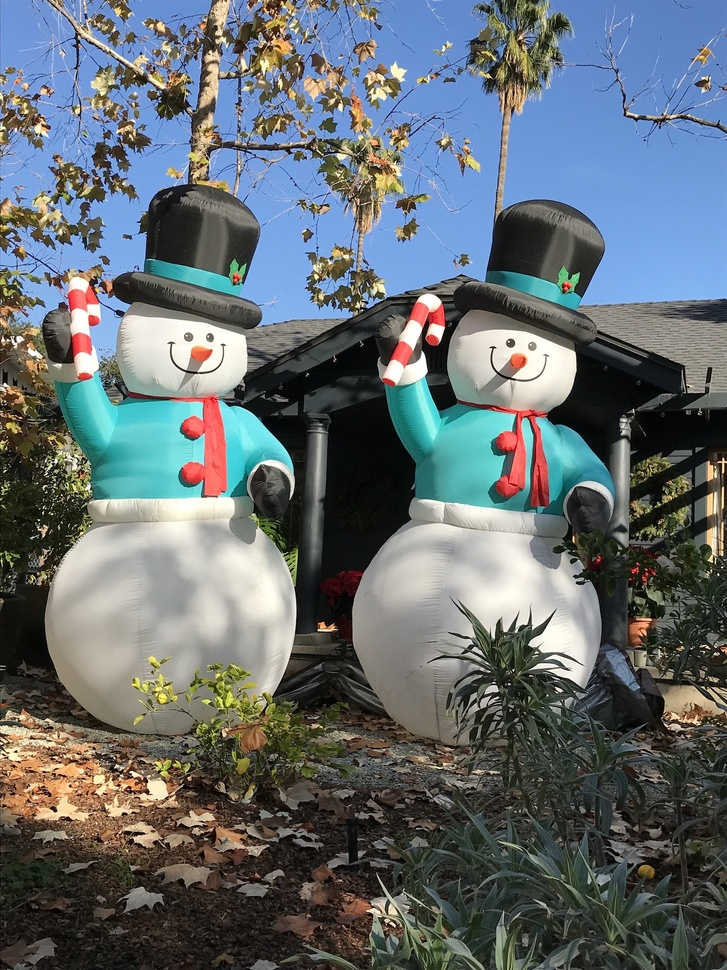
#> input picture images/MurderingSnowmen.jpeg, 727 x 970 px, shrunk from 1512 x 2016 before the run
$ python sobel_filter_opencv.py   (older library calls are emulated)
#> lines starting #> are read from the running program, lines starting #| are printed output that depends on the picture
import cv2
import matplotlib.pyplot as plt
import numpy as np
from time import perf_counter_ns

def sobel_filter(image_gray):

    # A Kernel size of 1 implies a simple 3x3 Sobel filter
    # Apply Sobel filter in X direction
    sobel_x = cv2.Sobel(image_gray, cv2.CV_32F, 1, 0, ksize=1)

    # Apply Sobel filter in Y direction
    sobel_y = cv2.Sobel(image_gray, cv2.CV_32F, 0, 1, ksize=1)

    # Normalize or clip the magnitude
    # √ (grad_x^2 + grad_y^2)
    magnitude = np.hypot(sobel_x,sobel_y)
    magnitude = np.clip(magnitude, 0, 255)  # Clip to the range 0-255
    # Convert magnitude to uint8
    return magnitude.astype(np.uint8)


def main():
   # Read the image using matplotlib
    print("Running sobel filter with OpenCV")
    # Load image
    image_path = 'images/MurderingSnowmen.jpeg'  # Update with your image path
    # Read the image in color
    image_color = cv2.imread(image_path, cv2.IMREAD_COLOR)
#> image_color is the input picture: shape (970, 727, 3); mean B, G, R 113.5, 109, 100.4
    # Convert to grayscale
    image_grayscale = cv2.cvtColor(image_color, cv2.COLOR_BGR2GRAY)
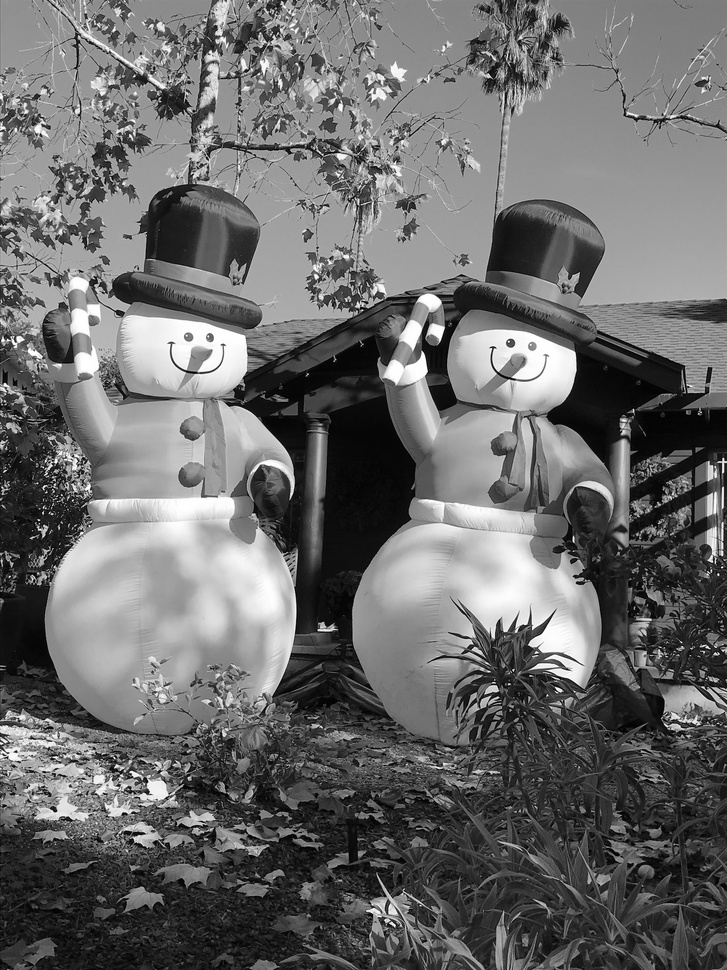
#> image_grayscale: shape (970, 727); min 0, max 255, mean 106.9

    filtered_image = None
    def sobel_filter_helper():
        nonlocal filtered_image
        filtered_image = sobel_filter(image_grayscale)

    times_to_run = 1
    timing = np.empty(times_to_run, dtype=np.float32)
    for i in range(timing.size):
        tic = perf_counter_ns()
        sobel_filter_helper()
        toc = perf_counter_ns()
        timing[i] = toc-tic
#> this loop made 1 pass
#> pass 1, in sobel_filter, `sobel_x = cv2.Sobel(image_gray, cv2.CV_32F, 1, 0, ksize=1)`:
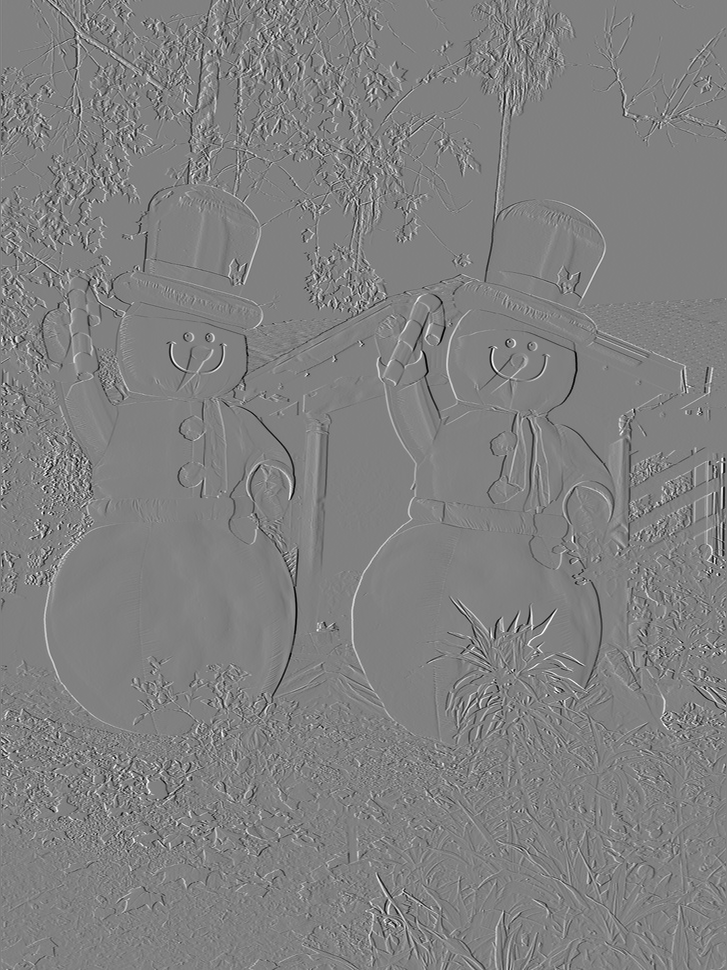
#> sobel_x: shape (970, 727) float32; min -251, max 246, mean 0; drawn with min black and max white
#> pass 1, in sobel_filter, `sobel_y = cv2.Sobel(image_gray, cv2.CV_32F, 0, 1, ksize=1)`:
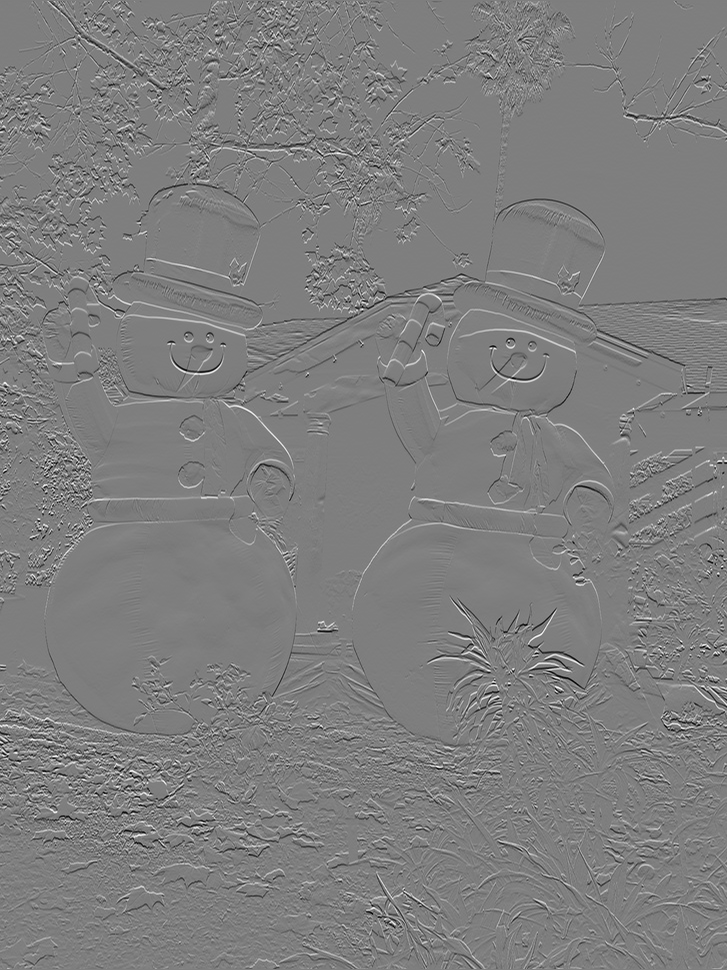
#> sobel_y: shape (970, 727) float32; min -249, max 252, mean -0.2; drawn with min black and max white
#> pass 1, in sobel_filter, `magnitude = np.hypot(sobel_x,sobel_y)`:
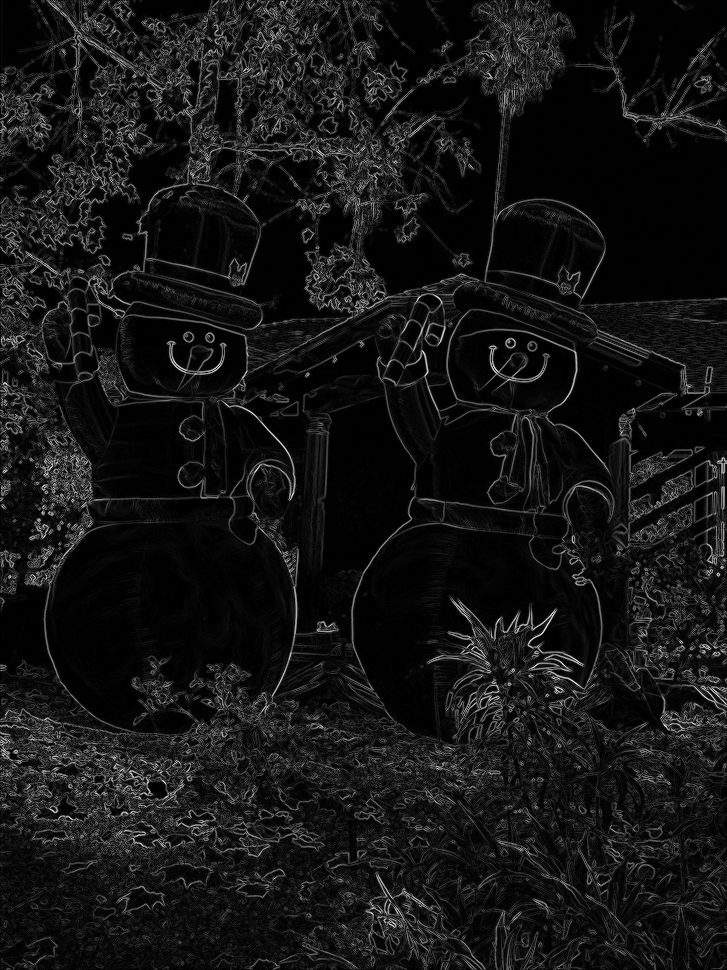
#> magnitude: shape (970, 727) float32; min 0, max 342.3, mean 28.5; drawn with min black and max white
#> pass 1, in sobel_filter, `magnitude = np.clip(magnitude, 0, 255)`:
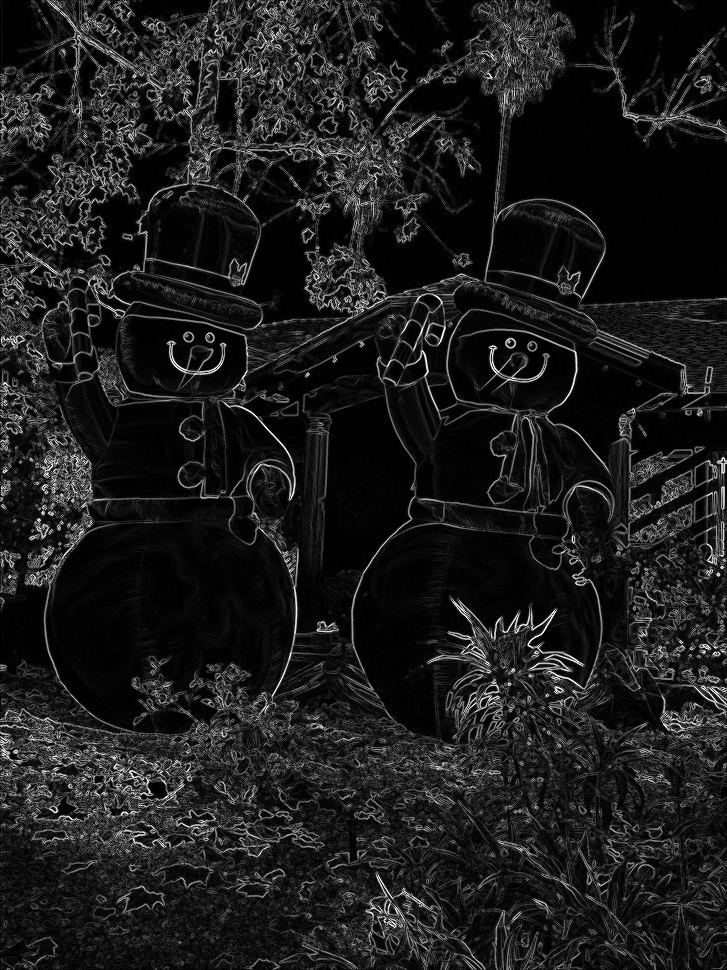
#> magnitude: shape (970, 727) float32; min 0, max 255, mean 28.5
    timing *= 1e-6
    print(f"Elapsed time: {timing.mean():.3f} +- {timing.std():.3f} ms")

    times_to_run = 50
    timing = np.empty(times_to_run, dtype=np.float32)
    for i in range(timing.size):
        tic = perf_counter_ns()
        sobel_filter_helper()
        toc = perf_counter_ns()
        timing[i] = toc-tic
    timing *= 1e-6
    print(f"Elapsed time: {timing.mean():.3f} +- {timing.std():.3f} ms")


   # Display the result
    plt.rcParams["figure.figsize"] = (8,8)
    fig, ax = plt.subplots()
    fig.subplots_adjust(left=0, bottom=0, right=1, top=1)
    plt.imshow(filtered_image, cmap='gray')
    plt.title('Sobel Filter Result')
    plt.axis('off')
    plt.show()

if __name__ == '__main__' :
    main()
